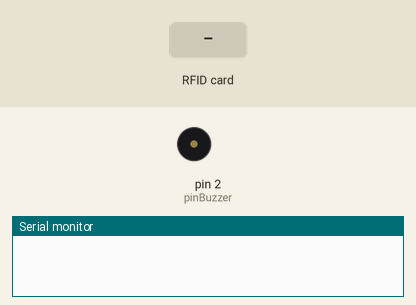
Recording of a sketch running on a simulated Arduino Uno, built with avr-gcc and run on an emulated ATmega328P. On the bench: buzzer (waves = sounding, pin HIGH), the last lines printed to the serial monitor. The inputs (shaded band) are chosen by the test bench. Pins used as bus, display or sensor lines are not drawn.

Above: at 1.2 s.
1.3 s: RFID card 05 84 D5 47 90 D1 00 held to the reader
At 1.55 s:
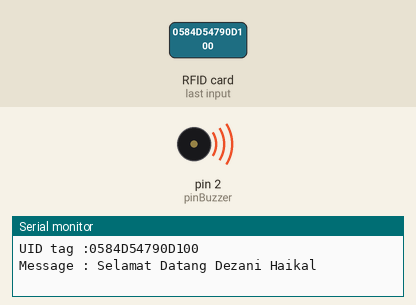
4.6 s: RFID card 5E 7A 19 C4 held to the reader
At 5.7 s:
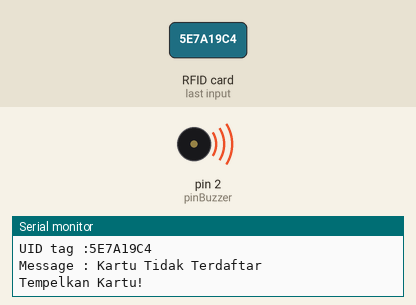
Timing chart, 0 to 7.6 s (numbered marks = the images above; inputs shaded):
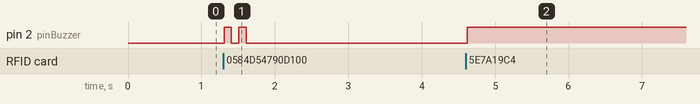

The sketch:

7_Chalange_1.ino
```cpp
//Download dan masukan Library MFRC522
#include <SPI.h>
#include <MFRC522.h>
//Inisialisasi pembuatan variable
#define SS_PIN 10
#define RST_PIN 9
int pinBuzzer=2;

MFRC522 mfrc522(SS_PIN, RST_PIN);

void setup() {
 //Menentukan Fungsionalitas dari PIN pada Microcontroller
 Serial.begin(9600); //baudrate yang digunakan untuk komunikasi microcontroller dengan komputer
 SPI.begin(); // Initiate SPI bus
 mfrc522.PCD_Init(); // Initiate MFRC522
 pinMode(pinBuzzer, OUTPUT);
}
void loop() {
 //Program yang akan dijalankan berulang-ulang
 if ( ! mfrc522.PICC_IsNewCardPresent()) {return;}
 // Select one of the cards
 if ( ! mfrc522.PICC_ReadCardSerial()) {return;}

 //Show UID on serial monitor
 Serial.print("UID tag :");
 String content= "";
 byte letter;
 for (byte i =0; i < mfrc522.uid.size; i++)
 {
 Serial.print(mfrc522.uid.uidByte[i] < 0x10 ? "0" :"");
 Serial.print(mfrc522.uid.uidByte[i], HEX);
 content.concat(String(mfrc522.uid.uidByte[i] < 0x10 ? "0" :""));
 content.concat(String(mfrc522.uid.uidByte[i], HEX));
 }
 Serial.println();
 Serial.print("Message : ");
 content.toUpperCase();

 if(content=="A732894B"){
  Serial.println("Selamat Datang ");
 }else if (content=="0584D54790D100"){
  Serial.println("Selamat Datang Dezani Haikal");
  digitalWrite(pinBuzzer,HIGH);
  delay(100);
  digitalWrite(pinBuzzer,LOW);
  delay(100);
  digitalWrite(pinBuzzer,HIGH);
  delay(100);
  digitalWrite(pinBuzzer,LOW);
  delay(100);
 }else{
  Serial.println("Kartu Tidak Terdaftar");
  digitalWrite(pinBuzzer,HIGH);
  delay(1000);
 }
 Serial.println("Tempelkan Kartu!");
 delay(500); //Jeda waktu perulagan seama 500 mili detik
}
```

Measured:
- after the input at 1.3 s, pin 2 (pinBuzzer): alternates HIGH for 0.10 s and LOW for 0.10 s, 4 changes in all, then stays LOW, starting at once
- after the input at 4.6 s, pin 2 (pinBuzzer): LOW → HIGH at once
